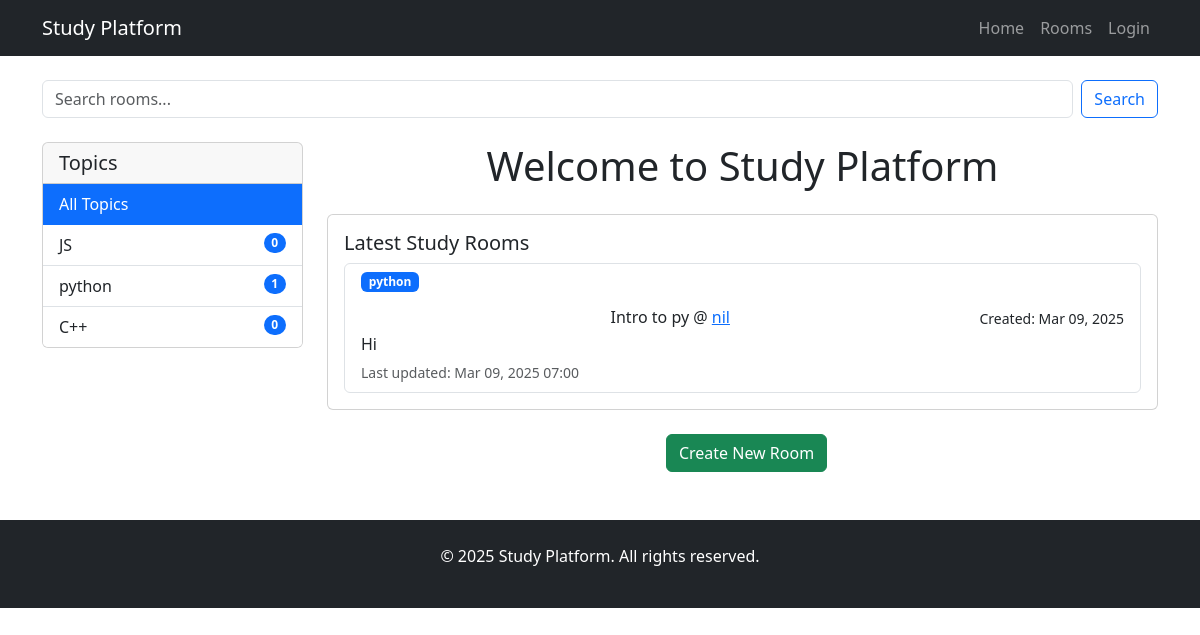
The page / on the database its author committed.
### base/models.py (models this page shows, shortened)
class Topic(models.Model):
    name=models.CharField(max_length=200)

class Room(models.Model):
    topic=models.ForeignKey(Topic, on_delete=models.SET_NULL, null=True)
    host=models.ForeignKey(User, on_delete=models.SET_NULL, null=True)
    name = models.CharField(max_length=200)
    description = models.TextField(null=True, blank=True)
    participants=models.ManyToManyField(User, related_name='participants')
    updated = models.DateTimeField(auto_now=True)
    created = models.DateTimeField (auto_now_add=True)
    class Meta:
        ordering = ['-created']  # Show newest rooms first

### base/views.py (the view)
# urls.py: path('',home,name='home'),
def home(request):
    topic_name = request.GET.get('topic')
    q = request.GET.get('q')  # Get search query from URL parameter
    query = Room.objects.all()
    if topic_name:
        query = query.filter(topic__name=topic_name)
    if q:
        query = query.filter(
            Q(name__icontains=q) |
            Q(description__icontains=q) |
            Q(topic__name__icontains=q)
        )
    topics = Topic.objects.all()
    context = {
        'query': query,
        'topics': topics,
        'selected_topic': topic_name,
    }
    return render(request, 'home.html', context)

### base/templates/home.html (shortened to what this page needs)
{% extends 'main.html' %}
{% block content %}
<div class="row">
    <div class="col-12 mb-4">
        <form class="d-flex" method="GET" action="{%url 'home'%}">
            <input class="form-control me-2" type="search" placeholder="Search rooms..." name="q">
            <button class="btn btn-outline-primary" type="submit">Search</button>
        </form>
    </div>
    <div class="col-md-3">
        <div class="card">
            <div class="card-header">
                <h5 class="card-title mb-0">Topics</h5>
            </div>
            <div class="list-group list-group-flush">
                <a href="{% url 'home' %}" class="list-group-item list-group-item-action {% if not selected_topic %}active{% endif %}">
                    All Topics
                </a>
                {% for topic in topics %}
                    <a href="{% url 'home' %}?topic={{ topic.name|urlencode }}" class="list-group-item list-group-item-action {% if selected_topic == topic.name %}active{% endif %}">
                        {{ topic.name }}
                <span class="badge bg-primary rounded-pill float-end">
                        {{ topic.room_set.count }}
                </span>
                </a>
                {% endfor %}
            </div>
        </div>
    </div>
    <div class="col-md-9">
        <h1 class="text-center mb-4">Welcome to Study Platform</h1>
        <div class="card">
            <div class="card-body">
                <h5 class="card-title">Latest Study Rooms</h5>
                <div class="list-group">
                    {% for room in query %}
                    <div class="list-group-item">
                        <div class="d-flex justify-content-between align-items-center mb-2">
                            <h3 class="badge bg-primary">{{ room.topic.name }}</h3>
                        </div>
                        <a href="{% url 'room_detail' room.id %}" class="text-decoration-none text-dark">
                            <div class="d-flex justify-content-between">
                                <h6 class="mb-1">
                                    {{ room.name }} @
                                    <a href="{% url 'user-profile' room.host.username %}">{{ room.host.username }}</a>
                                </h6>
                                <small>Created: {{ room.created|date:"M d, Y" }}</small>
                            </div>
                            <p class="mb-1">{{ room.description|default:"No description available" }}</p>
                            <small class="text-muted">Last updated: {{ room.updated|date:"M d, Y H:i" }}</small>
                        </a>
                    </div>
                    {% empty %}
                    <div class="list-group-item text-center">
                        <p class="mb-0">No study rooms available yet.</p>
                    </div>
                    {% endfor %}
                </div>
            </div>
        </div>
        <div class="text-center mt-4">
            <a href="{% url 'create_room' %}" class="btn btn-success ms-2">Create New Room</a>
        </div>
    </div>
</div>
{% endblock %}

### rows shown on the page
Topic: name "JS", room_set.count "0"
Topic: name "python", room_set.count "1"
Topic: name "C++", room_set.count "0"
Room: topic.name "python", name "Intro to py", host.username "nil", created "Mar 09, 2025", description "Hi", updated "Mar 09, 2025 07:00"
